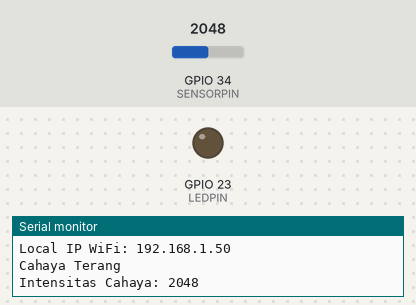
This sketch was run on a simulated ESP32. Shown: output pins drawn as LEDs (lit = HIGH), the last lines printed to the serial monitor. The test bench sets the inputs (shaded band); at power-on: GPIO 34 (SENSORPIN) = 2048. WiFi joins after 1.5 s; servers stay silent unless stated; uploads are accepted with an empty reply.

Above: at 4.2 s.
4.3 s: GPIO 34 (SENSORPIN) set to 112
11.9 s: GPIO 34 (SENSORPIN) set to 92
At 16.2 s:
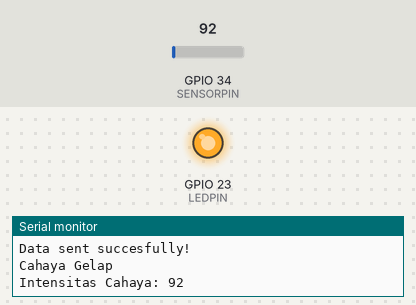
17.1 s: GPIO 34 (SENSORPIN) set to 491
At 20.6 s:
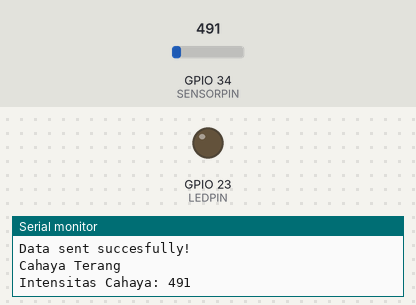
22.1 s: GPIO 34 (SENSORPIN) set to 60
At 25.1 s:
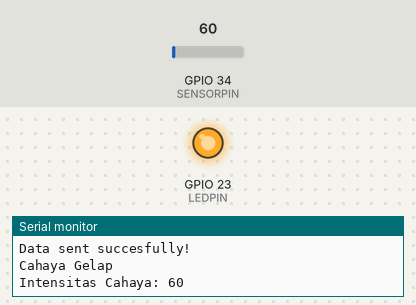
Timing chart, 0 to 26.6 s (numbered marks = the images above; inputs shaded):
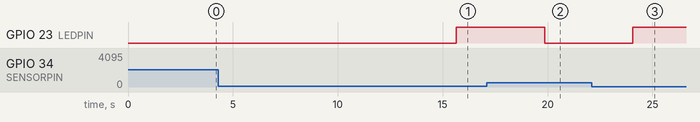

The sketch:

Kegiatan1.ino
```cpp
#include <Arduino.h>
#include <HTTPClient.h>
#include <WiFi.h>

#define SENSORPIN 34
#define LEDPIN 23

const char* ssid = "mupay";
const char* password = "alviyesz";
const char* serverName = "http://172.20.10.3/pirdas_modul4/cahaya.php";

void setup() {
  Serial.begin(9600);
  pinMode(LEDPIN, OUTPUT);
  delay(1000);

  WiFi.begin(ssid, password);
  while(WiFi.status() != WL_CONNECTED){
    delay(1000);
    Serial.println("Connecting to WiFi...");
  }

  String wifiName = WiFi.SSID();
  String localWifiIP = WiFi.localIP().toString();
  Serial.println();
  Serial.println("Connected to " +wifiName);
  Serial.println("Local IP WiFi: " +localWifiIP);
}

void loop() {
  int ldr_value = analogRead(SENSORPIN);
  if(ldr_value > 100){
    Serial.println("Cahaya Terang");
    digitalWrite(LEDPIN, LOW);
    Serial.print("Intensitas Cahaya: ");
    Serial.print(ldr_value);
    Serial.println();
  }
  else{
    Serial.println("Cahaya Gelap");
    digitalWrite(LEDPIN, HIGH);
    Serial.print("Intensitas Cahaya: ");
    Serial.print(ldr_value);
    Serial.println();
  }
  delay(3000);
String url = serverName;
url += "?ldr_value=";
url += String(ldr_value);

HTTPClient http;
http.begin(url);
int httpResponseCode = http.GET();
if(httpResponseCode == 200){
  Serial.println("Data sent succesfully!");
}
else{
  Serial.print("Error Code: ");
  Serial.println(httpResponseCode);
}
http.end();
delay(1000);
}
```

Measured:
- the behaviour switches between 101 and 100 on GPIO 34 (SENSORPIN) (found by bisection; images 0 and 1)
- after the input at 11.9 s, GPIO 23 (LEDPIN): LOW → HIGH after 3.8 s
- after the input at 17.1 s, GPIO 23 (LEDPIN): HIGH → LOW after 2.8 s
- after the input at 22.1 s, GPIO 23 (LEDPIN): LOW → HIGH after 2.0 s
